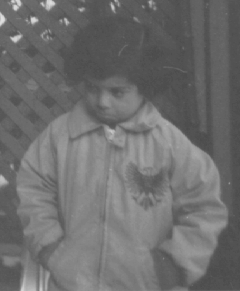
%> input picture hw1/1.tif, 240 x 291 px
$ octave q2.m   (GNU Octave 9; MATLAB toolbox functions it lacks are replaced by stand-ins)
%> lines starting %> are read from the running program, lines starting %| are printed output that depends on the picture
pic = imread('1.tif');
%> pic is the input picture: size 291x240 uint8; min 74, max 224, mean 110.3
pic2=imread('2.tif');
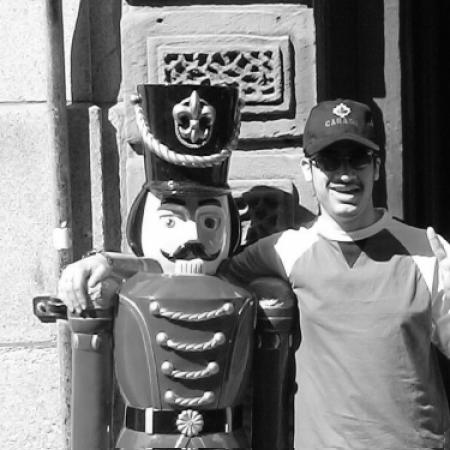
%> input picture hw1/2.tif, 450 x 450 px
%> pic2 is the input picture: size 450x450 uint8; min 0, max 255, mean 126.4
pic1 = histeq(pic);
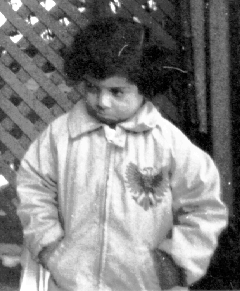
%> pic1: size 291x240 uint8; min 0, max 255, mean 128.4
imshow(hist_equalization(pic,pic2))
function y = hist_equalization (K,L)
%calculating the PDFs
p_k = zeros(256,1);
[height, width] = size(K);
%> height = 291; width = 240
for i=1:height
    for j=1:width
    p_k(K(i,j)+1)=p_k(K(i,j)+1)+1;
    end
end
%> after the loop, p_k = 256 values, max 3628 at index 83, min 0 at index 1, mean 272.8

p_l = zeros(256,1);
[height2, width2] = size(L);
%> height2 = 450; width2 = 450
for x=1:height2
    for y=1:width2
    p_l(L(x,y)+1)=p_l(L(x,y)+1)+1;
    end
end
%> after the loop, p_l = 256 values, max 1975 at index 16, min 0 at index 256, mean 791

%calculating CDFs
c_k = zeros(256,1);
c_l = zeros(256,1);
c_k(1)=p_k(1);
c_l(1)=p_l(1);
for i=2:256
   c_k(i)=c_k(i-1)+p_k(i);
   c_l(i)=c_l(i-1)+p_l(i);
end
%> after the loop, c_k = 256 values from 0 to 69840; c_l = 256 values from 8 to 202500

 c_k=c_k / numel(K);
%> c_k = 256 values from 0 to 1
 c_l=c_l / numel(L);
%> c_l = 256 values from 3.95e-05 to 1

%find the map
map = zeros(255,1);

for z=1:256
    min=2;%large amount
    for w=1:256
        d=abs(c_k(z)- c_l(w));
        if min>d
            min=d;
            idx=w;
        end
    end
   map(z)=idx-1;
end
%> after the loop, idx = 255; map = 256 values from 0 to 254

%apply mapping on the first image
for i=1:height
    for j=1:width
    y(i,j)=map(K(i,j)+1)/255;
    end
end

end
